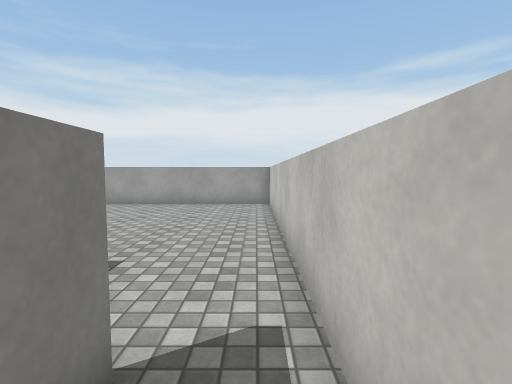
[1] (above)

17 first-person views from a walk through a scene from a Unity 3-D project. The camera is 1.4 m above the floor, tilts 4° down and sees 85° across. The floor is counted in squares, 1 m on a side. Each view is taken from the middle of a square. On the plan, view 1 faces up. The plan holds only what a view shows up to about 14 squares ahead; the rest is blank. Surface patterns are stand-ins for the level's own textures.

[2]
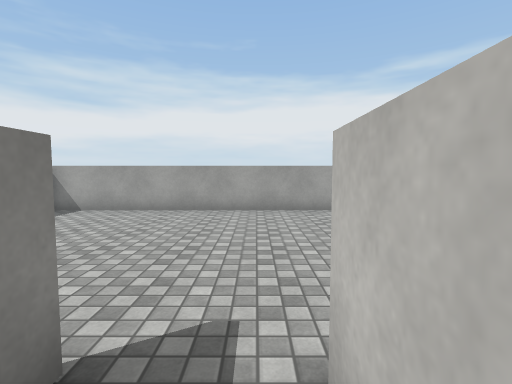

[3]
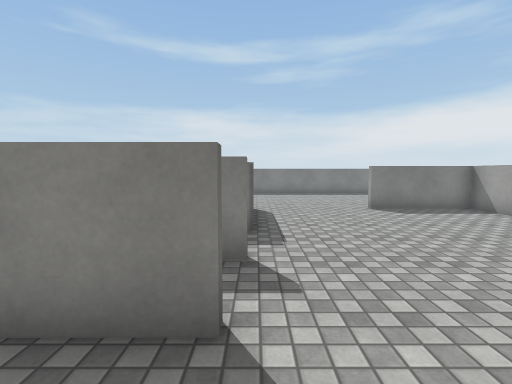

[4]
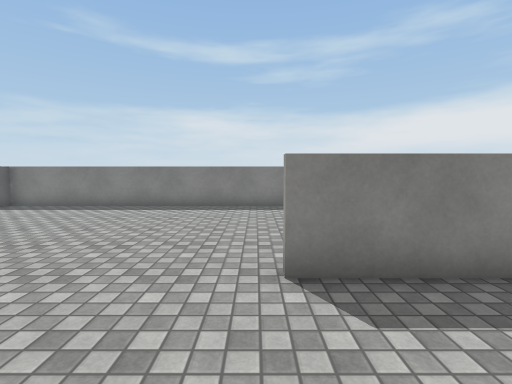

[5]
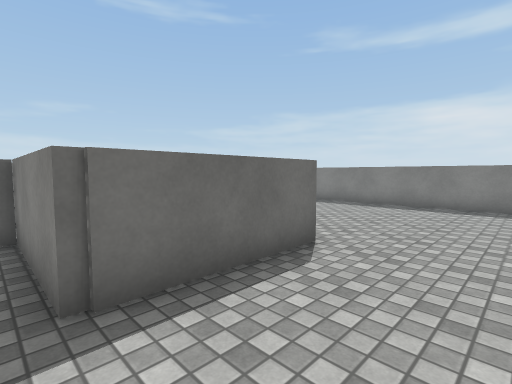

[6]
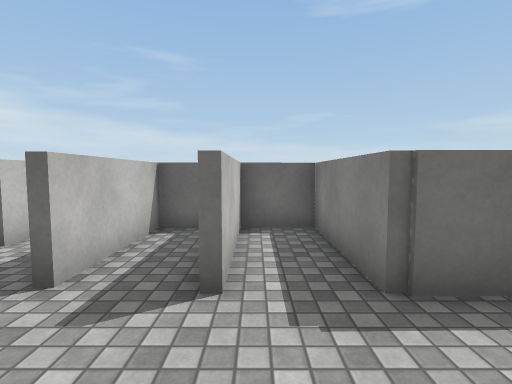

[7]
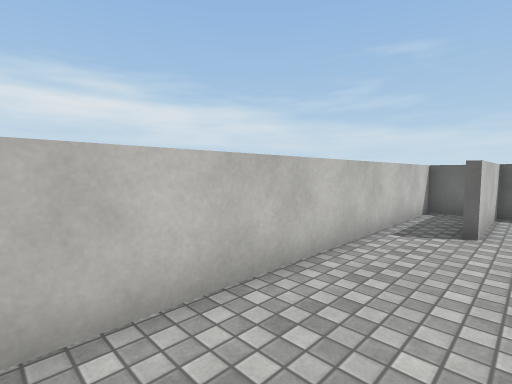

[8]
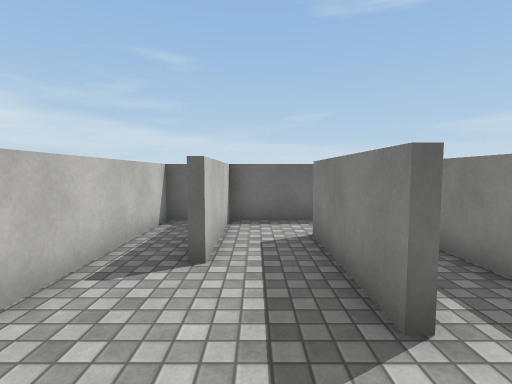

[9]
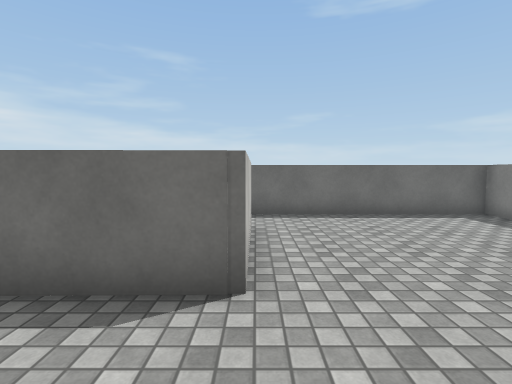

[10]
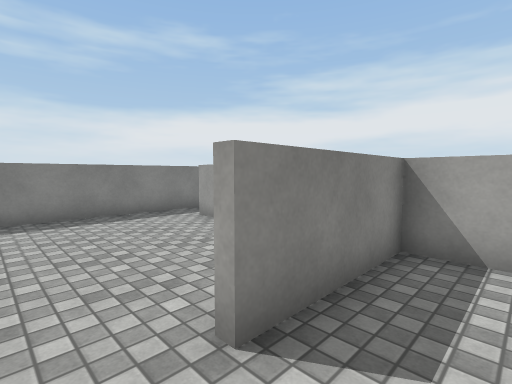

[11]
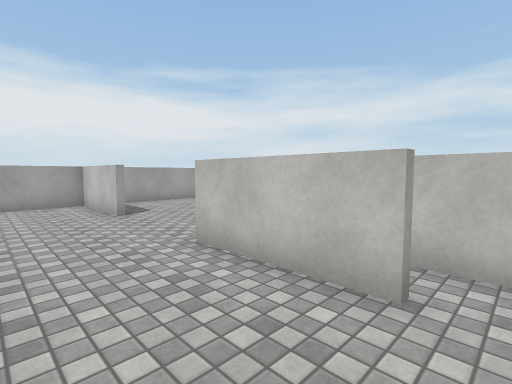

[12]
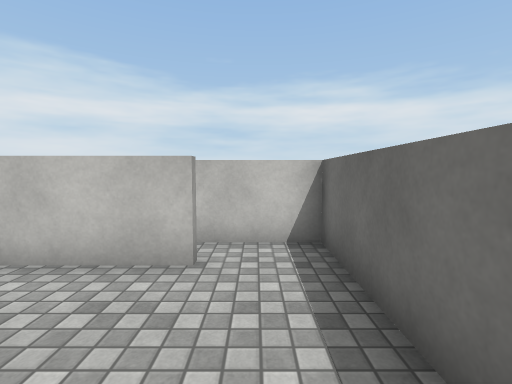

[13]
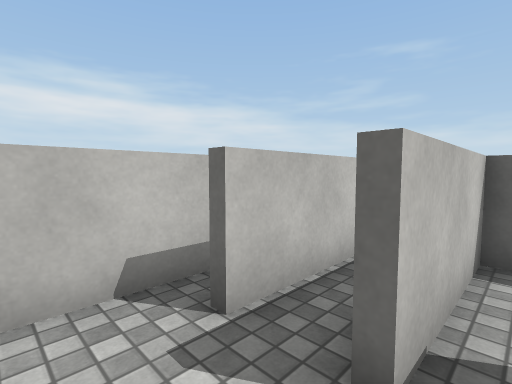

[14]
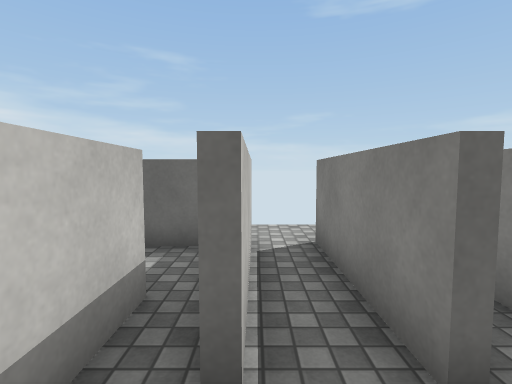

[15]
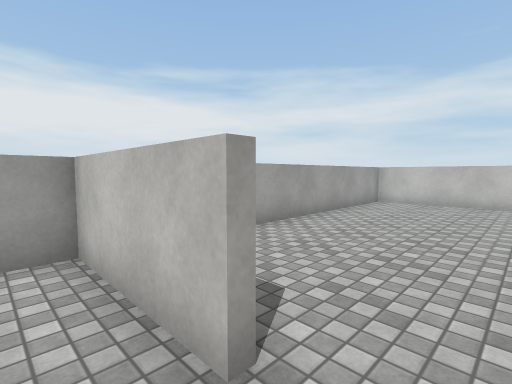

[16]
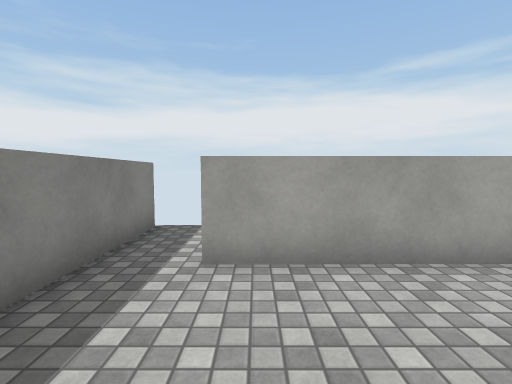

[17]
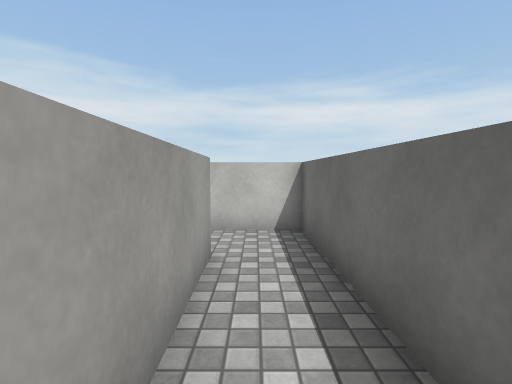

### Floor plan
Points are (right, up) in squares from view 1. A wall is a line through its corners. A room is listed if a view was taken in it or the views show most of it. See-through windows are left out.
Room 1 (views 1, 2, 3, 4, 5, 6, 7, 8, 9, 10, 11, 12, 15, 16)
walls: (-5.3, 3.9) (-5.3, 0.9); (-11.5, -0.1) (-11.9, -0.1) (-11.9, 3.9) (-7.5, 3.9) (-7.5, -0.1) (-5.6, 0) (-5.6, 3.9); (-3.3, 3.8) (-3.3, 1.5); (-4.7, 0) (-3.5, 0) (-3.5, 3.8); (-1, 1.9) (-1, 0.9); (-19.6, 11.4) (-19.6, -2.5) (-11.5, -2.3); (-0.5, -2.1) (0.6, -2.1) (0.6, 12.3) (-11.6, 12.2) (-11.6, 8.4) (-11.9, 8.4) (-11.9, 12.2) (-17.8, 12.2)
ways out: opening at (-2, 0.5) to room 3; opening at (-12, -1) to room 4; opening at (-18.5, 12)
Room 2 (views 13, 14)
walls: (-10.5, -0.6) (-10.5, 1.4); (-7.8, -0.1) (-7.8, 3)
ways out: opening at (-11, 0.5) to room 4
Room 3 (view 17)
walls: (-3.3, 1.5) (-3.3, -0.2) (-7.3, -0.3); (-8, -2.2) (-1.2, -2.1) (-1.2, 1.9)
ways out: opening at (-2, 0.5) to room 1
Room 4 (no view inside)
walls: (-11.5, -2.3) (-10.5, -2.3) (-10.5, -0.6)
ways out: opening at (-12, -1) to room 1; opening at (-11, 0.5) to room 2

Positions as (right, up) in squares from view 1, and headings:
1: (0, 0), facing up
2: (-4, 2), facing up
3: (-1, 4), facing left
4: (-8, 8), facing left
5: (-7, 7), facing down-left
6: (-6, 7), facing down
7: (-2, 9), facing down-right
8: (-2, 6), facing down
9: (-12, 7), facing down
10: (-10, 7), facing up-left
11: (-15, -1), facing up-right
12: (-16, -1), facing right
13: (-11, 3), facing down-right
14: (-9, 3), facing down
15: (-13, 7), facing up-right
16: (-17, 8), facing up
17: (-8, -1), facing right
